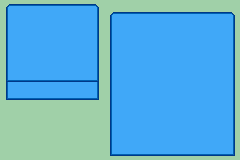

This game map was drawn from its Tiled (.tmx) file and the tilesets committed beside it. A one-line description and the full map source follow:
An orthogonal 30x20 tile map with 8x8 px tiles, 1 tile layer (Tile Layer 1).

<map version="1.10" tiledversion="1.11.2" orientation="orthogonal" renderorder="right-down" width="30" height="20" tilewidth="8" tileheight="8" infinite="0" nextlayerid="2" nextobjectid="1">
 <tileset firstgid="1" name="MenuTiles" tilewidth="8" tileheight="8" tilecount="128" columns="16">
  <image source="../../MenuTiles.png" width="128" height="64" />
 </tileset>
 <layer id="1" name="Tile Layer 1" width="30" height="20">
  <data encoding="csv">
2,3,2147483652,2147483652,2147483652,2147483652,2147483652,2147483652,2147483652,2147483652,2147483652,5,6,1,1,1,1,1,1,1,1,1,1,1,1,1,1,1,1,1,
7,10,25,25,25,25,25,25,25,25,25,10,11,2,3,2147483652,2147483652,2147483652,2147483652,2147483652,2147483652,2147483652,2147483652,2147483652,2147483652,2147483652,2147483652,2147483652,5,6,
7,10,71,25,25,25,25,25,25,25,25,10,11,8,25,25,25,25,25,25,25,25,25,25,25,25,25,25,25,16,
7,10,71,25,25,25,25,25,25,25,25,10,11,8,25,71,25,25,25,71,25,25,25,25,25,25,25,25,25,16,
7,10,71,25,25,25,25,25,25,25,25,10,11,8,25,71,25,25,25,71,25,25,25,25,25,25,25,25,25,16,
7,10,71,25,25,25,25,25,25,25,25,10,11,8,25,71,25,25,25,71,25,25,25,25,25,25,25,25,25,16,
7,10,71,25,25,25,25,25,25,25,25,10,11,8,25,71,25,25,25,71,25,25,25,25,25,25,25,25,25,16,
7,10,71,25,25,25,25,25,25,25,25,10,11,8,25,71,25,25,25,25,25,25,25,25,25,25,25,25,25,16,
7,10,71,25,25,25,25,25,25,10,10,10,11,8,25,25,25,25,25,25,25,25,25,25,25,25,25,25,25,16,
7,10,10,10,10,10,10,10,10,10,10,10,11,8,25,71,25,71,25,25,25,25,25,25,25,25,25,25,25,16,
103,104,104,104,104,104,104,104,104,104,104,104,105,8,25,71,25,71,25,25,25,25,25,25,25,25,25,25,25,16,
7,81,81,81,81,81,81,81,81,81,81,81,11,8,25,71,25,71,25,25,25,25,25,25,25,25,25,25,25,16,
27,28,28,28,28,28,28,28,28,28,28,28,32,8,25,71,25,71,25,25,25,25,25,25,25,25,25,25,25,16,
1,1,1,1,1,1,1,1,1,1,1,1,1,8,9,71,25,71,25,25,25,25,25,25,25,25,25,25,25,16,
1,1,1,1,1,1,1,1,1,1,1,1,1,8,9,71,25,71,25,25,25,25,25,25,25,25,25,25,25,16,
1,1,1,1,1,1,1,1,1,1,1,1,1,8,9,71,25,71,25,25,25,25,25,25,25,25,25,25,25,16,
1,1,1,1,1,1,1,1,1,1,1,1,1,8,9,25,25,25,25,25,25,25,25,25,25,25,25,25,25,16,
1,1,1,1,1,1,1,1,1,1,1,1,1,8,9,25,25,25,25,25,25,25,25,25,25,25,25,25,25,16,
1,1,1,1,1,1,1,1,1,1,1,1,1,8,9,25,25,25,25,25,25,25,25,25,25,25,25,25,15,16,
1,1,1,1,1,1,1,1,1,1,1,1,1,27,28,28,28,28,28,28,28,28,28,28,28,28,28,28,31,32
</data>
 </layer>
</map>
